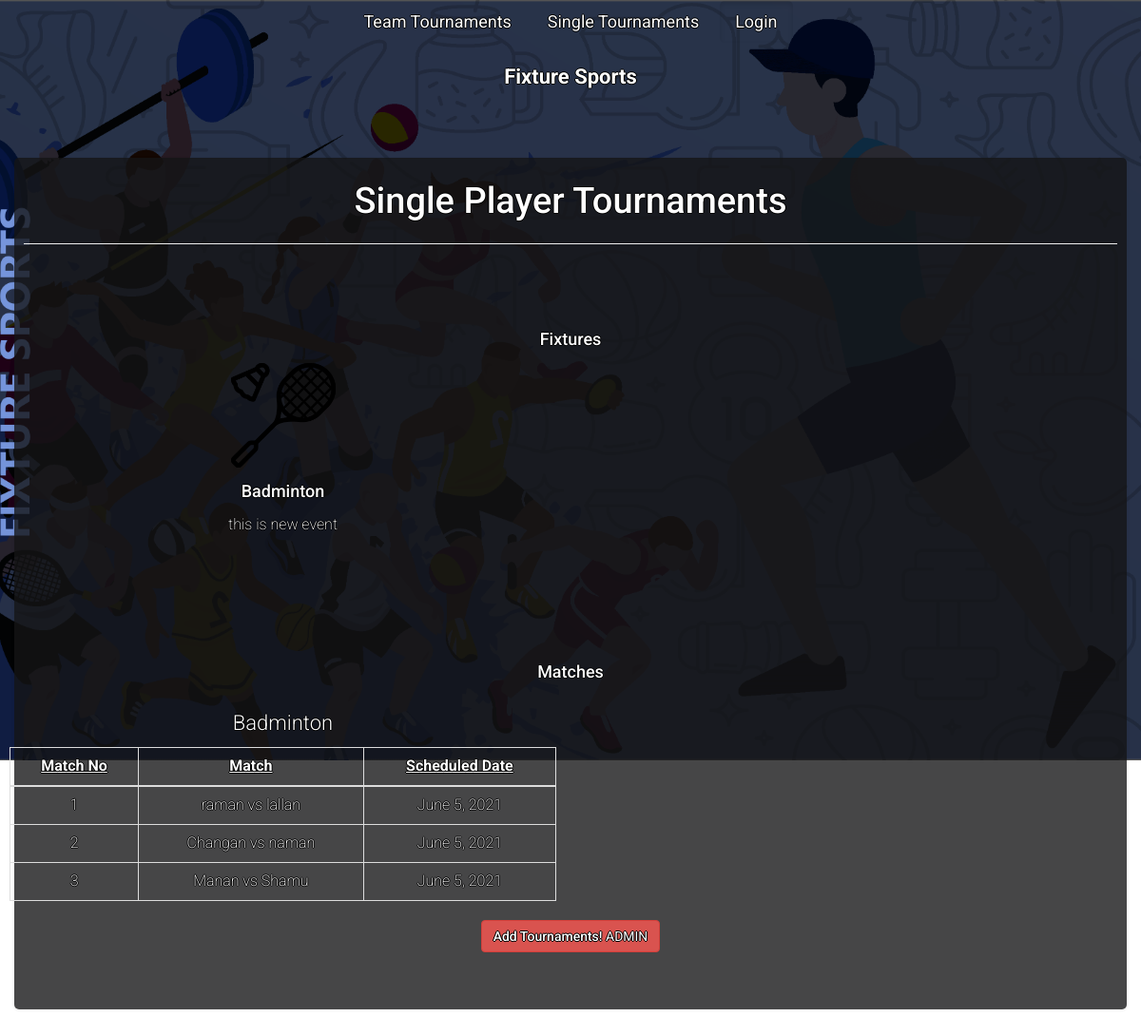
The app's page /, older data.
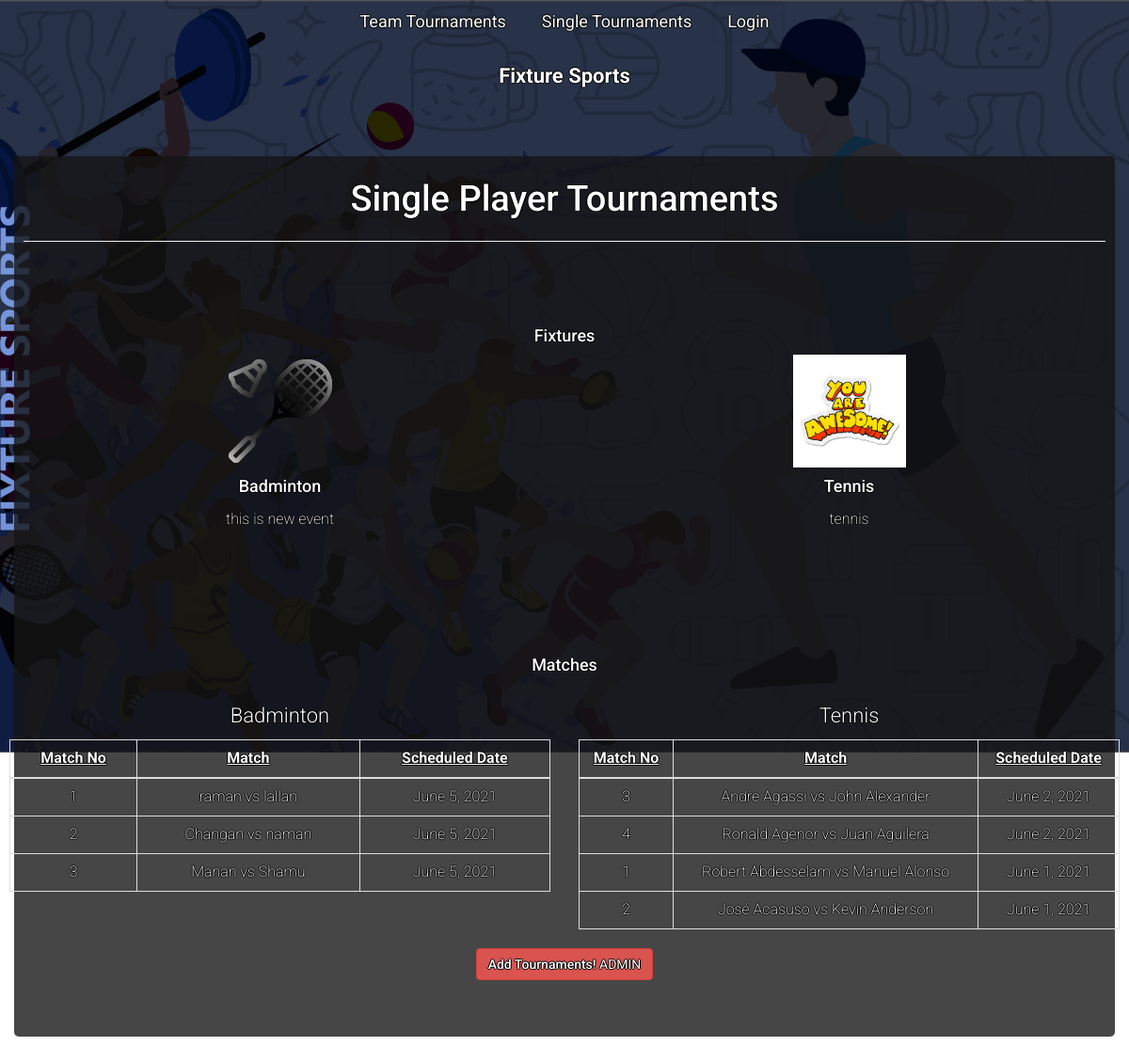
The same page, newer data.
### fixture/models.py (models this page shows, shortened)
class Fixture(models.Model):
    pub_date = models.DateTimeField('date published', null=True)
    icon = models.ImageField(upload_to='icons',verbose_name='image',)
    name = models.CharField(max_length=256)
    description = models.TextField(blank=True, default='', null=True)
    rounds = models.IntegerField(default=0)
    start_date = models.DateField('Start date')
    matches_per_day = models.PositiveIntegerField(validators=[MinValueValidator(1)])
    current_round = models.IntegerField(default=0)

class Match(models.Model):
    class Meta:
        verbose_name_plural = "Matches"
    @property
    def description(self):
        return repr(self)
    MATCH_STATUS = [
        ("BYE", 'BYE'),
        ("Not Scheduled", 'Not Scheduled'),
        ("Scheduled", "Scheduled"),
        ('Finished', 'Finished')
    ]
    date = models.DateField('Match Date', null=True, blank=True)
    match_number = models.IntegerField(blank=True, null=True)
    fixture = models.ForeignKey(Fixture, related_name="matches", on_delete=models.DO_NOTHING)
    match_round = models.IntegerField()
    left_previous = models.OneToOneField('self', blank=True, null=True, related_name="left_next_match",on_delete=models.DO_NOTHING)
    right_previous = models.OneToOneField('self', blank=True, null=True, related_name="right_next_match",on_delete=models.DO_NOTHING)
    player_1 = models.ForeignKey(Player, blank=True, null=True, related_name="left_matches",on_delete=models.DO_NOTHING)
    player_2 = models.ForeignKey(Player, blank=True, null=True, related_name="right_matches",on_delete=models.DO_NOTHING)
    status = models.CharField(max_length=20, choices=MATCH_STATUS, default='Not Scheduled')
    player_1_score = models.PositiveIntegerField(null=True, blank=True)
    player_2_score = models.PositiveIntegerField(null=True, blank=True)
    winner = models.ForeignKey(Player, blank=True, null=True, related_name="matches_won",on_delete=models.DO_NOTHING)
    def __repr__(self):
        if self.status == 'Finished':
            return "{} {}-{} {}".format(self.player_1, self.player_1_score, self.player_2_score, self.player_2)
        _right = "BYE"
        _left = "BYE"
        if self.player_1:
            _left = "{}".format(self.player_1)
        elif self.left_previous:
            _left = "Winners (Match {})".format(self.left_previous.match_number)
        if self.player_2:
            _right = "{}".format(self.player_2)
        elif self.right_previous:
            _right = "Winners (Match {})".format(self.right_previous.match_number)
        if _right == "BYE" and _left == "BYE":
            _right = "TBD"
            _left = "TBD"
        return "{} vs {}".format(_left, _right)

class Player(models.Model):
    class Meta:
        unique_together = (('rank', 'fixture'))
    rank = models.IntegerField()
    fixture = models.ForeignKey(Fixture, related_name="players",on_delete=models.CASCADE)
    name = models.CharField(max_length=100)
    def __str__(self):
        return self.name

### fixture/views.py (the view)
# urls.py: path('',index, name='index'),
def index(request):
    fixture_list = Fixture.objects.order_by('-pub_date')
    match_list = []
    for fixture in fixture_list:
        matches = {}
        matches['fixture'] = fixture
        matches['matches'] = Match.objects.filter(fixture=fixture, status ="Scheduled").order_by('-date').all()
        match_list.append(matches)
    context = {
        'fixture_list': fixture_list,
        'match_list': match_list,
    }
    return render(request,'fixture/index.html',context)

### templates/fixture/index.html (shortened to what this page needs)
{%extends '../layout.html' %} {% load static %}
{% block content %}
<div class="header-content">
    <div class="header-content-inner">
        <h1 id="homeHeading">Single Player Tournaments</h1>
    </div>
</div>
<hr/>
<div class="inner-bg">
    <h4>Fixtures</h4>
    <div class="row">
        <div class="view-panel">
            <div class="row">
                 {% for fixture in fixture_list %}
                <div class="col-md-6 col-sm-6">
                    <a href="/fixture/{{fixture.id}}">
                        <div class="service-box">
                            <img src="{{fixture.icon.url}}" alt="fixture" class="" height="120" />
                            <h4 class="">{{fixture.name}}</h4>
                            <p class="">{{fixture.description}}</p>
                        </div>
                    </a>
                </div>
                {% endfor %}
            </div>
        </div>
    </div>
</div>
<div class="row inner-bg">
    <h4>Matches</h4>
    <div class="view-panel">
        <div class="row">
             {% for match_fixture in match_list %}
            <div class="col-md-6 col-sm-6">
                <h3>{{match_fixture.fixture.name}}</h3>
                <table class="table table-bordered">
                    <thead>
                        <tr>
                            <th>Match No</th>
                            <th>Match</th>
                            <th>Scheduled Date</th>
                        </tr>
                    </thead>
                    <tbody>
                         {% for match in match_fixture.matches %}
                        <tr>
                            <td>{{match.match_number}}</td>
                            <td>{{match.description}}</td>
                            <td>{{match.date|date}}</td>
                        </tr>
                        {% endfor %}
                    </tbody>
                </table>
            </div>
            {% endfor %}
        </div>
        <div class="row">
            <div class="col-12 ">
                <div class="jumbo" role="alert">
                    <div class="btn btn-danger">
                        <strong>Add Tournaments!</strong> <a href="{% url 'admin:index' %}" class="alert-link">ADMIN</a>
                    </div>
                </div>
            </div>
        </div>
    </div>
</div>
{% endblock content %}

### templates/layout.html (shortened to what this page needs)
{% load static %}
<!DOCTYPE html>
<html lang="en">
<head>
    {% include 'partials/styles.html' %}
</head>
<body>
    <nav class="nav justify-content-center p-5">
        <a class="nav-link btn btn-lg btn-light" href="{% url 'team_index' %}">Team Tournaments</a>
        <a class="nav-link  btn btn-lg btn-light" href="{% url 'index' %}">Single Tournaments</a>
        {% if user.is_authenticated %}
        <a class="nav-link active btn btn-lg btn-light" href="{% url 'admin:index' %}">Dashboard</a>
        {% else %}
        <a class="nav-link active btn btn-lg btn-light" href="{% url 'admin:index' %}">Login</a>
        {% endif %}
      </nav>
      <h3><b>Fixture Sports </b></h3>
    <div class="top-content">
        <div class="inner-bg">
            <div class="container main-container">
                {% block content %}
                {% endblock %}
            </div>
        </div>
    </div>
</body>
</html>

### templates/partials/styles.html (shortened to what this page needs)
{% load static %}
<link rel="stylesheet" href="{% static 'css/bootstrap.min.css' %}">
<link rel="stylesheet" href="{% static 'css/font-awesome.min.css' %}">
<link rel="stylesheet" href="{% static 'css/form-elements.css' %}">
<link rel="stylesheet" href="{% static 'css/style.css' %}">

### templates/partials/scripts.html (shortened to what this page needs)
{% load static %}

### fixture/static/css/style.css (style rules this page uses)
body { font-family: 'Roboto', sans-serif; font-size: 16px; font-weight: 250; color: #888; line-height: 30px; text-align: center; }
strong { font-weight: 500; }
a, a:hover, a:focus { color: #4aaf51; text-decoration: none; -o-transition: all .3s; -moz-transition: all .3s; -webkit-transition: all .3s; -ms-transition: all .3s; transition: all .3s; }
h1, h2 { margin-top: 10px; font-size: 38px; line-height: 50px; }
h3 { font-size: 22px; font-weight: 300; line-height: 30px; }
img { max-width: 100%; }
.inner-bg { padding: 60px 0 50px 0; }
#homeHeading { margin-top: 10px; font-size: 38px; color: #fff; line-height: 50px; }
* { text-shadow: -1px 0 black, 0 1px black, 1px 0 black, 0 -1px black; color: #fff; }
a, a:hover, a:focus { color: #ffffff; }
table thead th { text-align: center; text-decoration: underline }

### templates/layout.html (style rules this page uses)
.main-container { background-color: rgba(21, 21, 22, 0.787); border-radius: 5px; padding: 1rem; box-sizing: border-box; box-shadow: 0 1px 3px rgba(0, 0, 0, 0.1); }

Row changes from the older to the newer data that the page shows:
changed Fixture "Badminton": icon: a different picture
added Fixture: icon (picture), name "Tennis", description "tennis", fixture.name "Tennis"
added Match: match_number "3", description "Andre Agassi vs John Alexander", date "June 2, 2021", shown under "Tennis"
added Match: match_number "4", description "Ronald Agénor vs Juan Aguilera", date "June 2, 2021", shown under "Tennis"
added Match: match_number "1", description "Robert Abdesselam vs Manuel Alonso", date "June 1, 2021", shown under "Tennis"
added Match: match_number "2", description "José Acasuso vs Kevin Anderson", date "June 1, 2021", shown under "Tennis"
